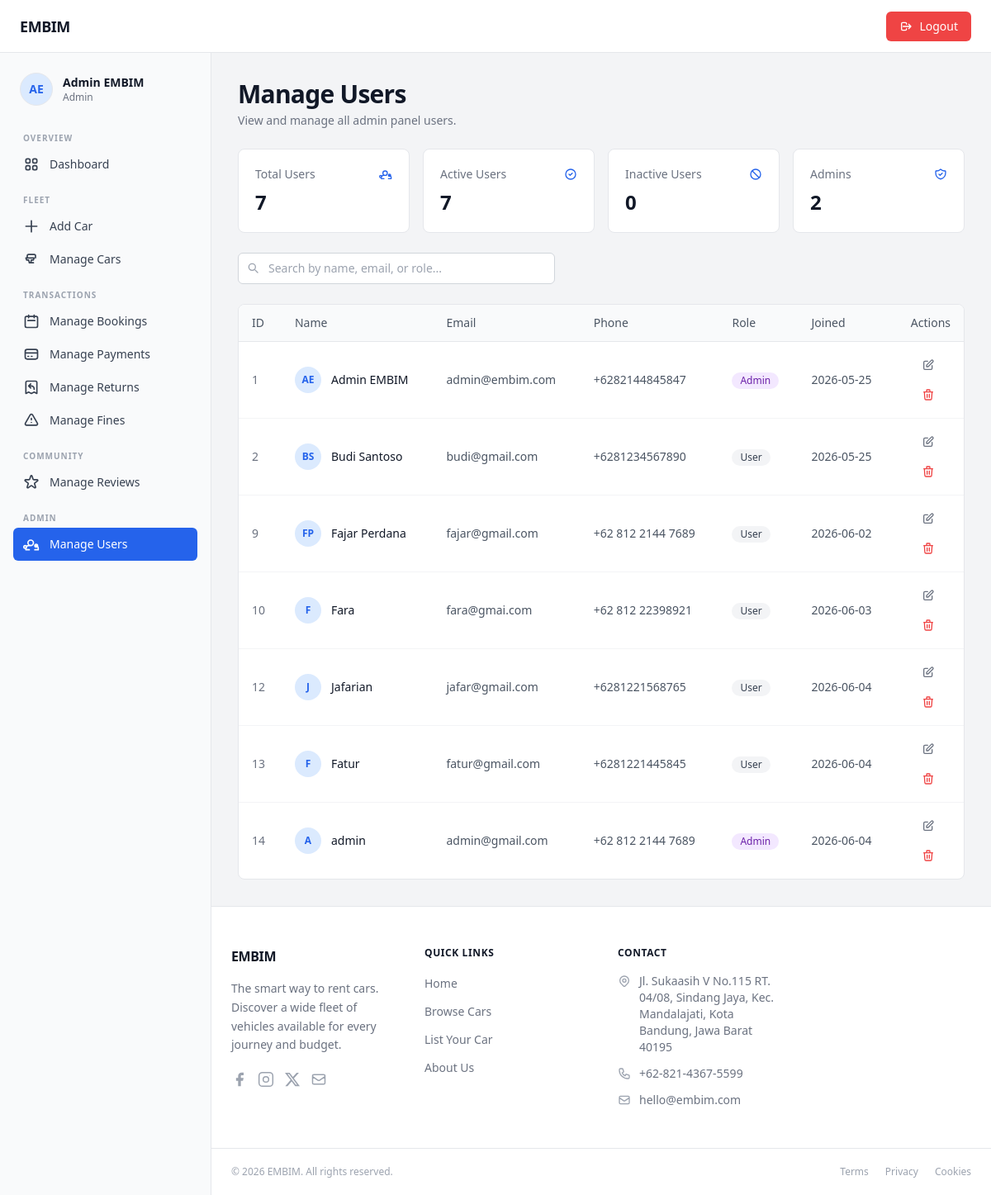
Screenshot of /admin/index.php?page=manage_users (signed in) with the database file from the repository.
### tables this page shows
CREATE TABLE `users` (
  `id` int(11) NOT NULL,
  `full_name` varchar(100) NOT NULL,
  `email` varchar(150) NOT NULL,
  `password` varchar(255) NOT NULL COMMENT 'bcrypt hash',
  `phone` varchar(20) DEFAULT NULL,
  `address` text DEFAULT NULL,
  `role` enum('admin','user') NOT NULL DEFAULT 'user',
  `photo_profile` varchar(100) DEFAULT NULL,
  `photo_ktp` varchar(100) DEFAULT NULL,
  `photo_sim` varchar(100) DEFAULT NULL,
  `created_at` datetime NOT NULL DEFAULT current_timestamp(),
  `updated_at` datetime NOT NULL DEFAULT current_timestamp() ON UPDATE current_timestamp()
);

### admin/controllers/UserController.php (called while the page is built, shortened)
<?php
require_once __DIR__ . '/../models/UserModel.php';
class UserController {
    private UserModel $model;
    private int $perPage = 10;
    public function __construct() { $this->model = new UserModel(); }
    public function manageUsers(): void {
        $all    = $this->model->getUsers();
        $stats  = $this->model->getStats($all);
        $search = trim($_GET['search'] ?? '');
        if ($search !== '') {
            $all = array_values(array_filter($all, fn($u) => stripos($u['full_name'],$search)!==false || stripos($u['email'],$search)!==false || stripos($u['role'],$search)!==false));
        } else {
            $all = array_values($all);
        }
        $total      = count($all);
        $totalPages = max(1, (int)ceil($total / $this->perPage));
        $currentPage = max(1, min($totalPages, (int)($_GET['p'] ?? 1)));
        $offset     = ($currentPage - 1) * $this->perPage;
        $users      = array_slice($all, $offset, $this->perPage);
        require_once __DIR__ . '/../views/manage_users.php';
    }
}

### admin/index.php (called while the page is built, shortened)
<?php
    require_once __DIR__ . '/config/database.php';
    require_once __DIR__ . '/controllers/UserController.php';
    $page = $_GET['page'] ?? 'dashboard';
    match ($page) {
        'add_car'               => (new DashboardController())->addCar(),
        'manage_cars'           => (new DashboardController())->manageCars(),
        'manage_bookings'       => (new AdminBookingController())->manageBookings(),
        'booking_detail'        => (new AdminBookingController())->bookingDetail(),
        'edit_booking'          => (new AdminBookingController())->editBooking(),
        'delete_booking'        => (new AdminBookingController())->deleteBooking(),
        'manage_users'          => (new UserController())->manageUsers(),
        'manage_payments'       => (new AdminPaymentController())->managePayments(),
        'payment_detail'        => (new AdminPaymentController())->paymentDetail(),
        'update_payment_status' => (new AdminPaymentController())->updateStatus(),
        'manage_returns'        => (new AdminReturnController())->manageReturns(),
        'add_return'            => (new AdminReturnController())->addReturn(),
        'return_detail'         => (new AdminReturnController())->returnDetail(),
        'edit_return'           => (new AdminReturnController())->editReturn(),
        'delete_return'         => (new AdminReturnController())->deleteReturn(),
        'manage_fines'          => (new AdminFineController())->manageFines(),
        'fine_detail'           => (new AdminFineController())->fineDetail(),
        'update_fine_status'    => (new AdminFineController())->updateFineStatus(),
        default                 => (new DashboardController())->dashboard(),
    };

### admin/config/database.php (called while the page is built, shortened)
<?php
function getPDO(): PDO {
    static $pdo = null;
    if ($pdo === null) {
        $dsn = sprintf('mysql:host=%s;dbname=%s;charset=%s', DB_HOST, DB_NAME, DB_CHARSET);
        $pdo = new PDO($dsn, DB_USER, DB_PASS, [
            PDO::ATTR_ERRMODE            => PDO::ERRMODE_EXCEPTION,
            PDO::ATTR_DEFAULT_FETCH_MODE => PDO::FETCH_ASSOC,
            PDO::ATTR_EMULATE_PREPARES   => false,
        ]);
    }
    return $pdo;
}

### admin/models/UserModel.php (called while the page is built)
<?php
require_once __DIR__ . '/../config/database.php';
class UserModel {
    public function getUsers(): array {
        return getPDO()->query("SELECT `id`, `full_name`, `email`, `phone`, `role`, `created_at`, `updated_at` FROM `users` ORDER BY `id` ASC")->fetchAll();
    }
    public function getStats(array $users): array {
        return [
            'total'    => count($users),
            'active'   => count($users),
            'inactive' => 0,
            'admins'   => count(array_filter($users, fn($u) => $u['role'] === 'admin')),
        ];
    }
}

### admin/views/manage_users.php (the view, shortened to what this page needs)
<?php require_once __DIR__ . '/partials/layout_top.php'; ?>
<div class="space-y-6">
  <div><h1 class="text-3xl font-bold tracking-tight text-gray-900">Manage Users</h1><p class="text-gray-500 text-sm mt-1">View and manage all admin panel users.</p></div>
  <div class="grid grid-cols-1 sm:grid-cols-2 lg:grid-cols-4 gap-4">
    <?php $ucards=[
      ['label'=>'Total Users',   'value'=>$stats['total'],   'icon'=>'<path stroke-linecap="round" stroke-linejoin="round" d="M17 20h5v-2a4 4 0 00-4-4h-1M9 20H4v-2a4 4 0 014-4h1m6-4a4 4 0 11-8 0 4 4 0 018 0zm6 4a2 2 0 11-4 0 2 2 0 014 0zM5 16a2 2 0 11-4 0 2 2 0 014 0z"/>'],
      ['label'=>'Active Users',  'value'=>$stats['active'],  'icon'=>'<path stroke-linecap="round" stroke-linejoin="round" d="M9 12l2 2 4-4m6 2a9 9 0 11-18 0 9 9 0 0118 0z"/>'],
      ['label'=>'Inactive Users','value'=>$stats['inactive'],'icon'=>'<path stroke-linecap="round" stroke-linejoin="round" d="M18.364 18.364A9 9 0 005.636 5.636m12.728 12.728A9 9 0 015.636 5.636m12.728 12.728L5.636 5.636"/>'],
      ['label'=>'Admins',        'value'=>$stats['admins'],  'icon'=>'<path stroke-linecap="round" stroke-linejoin="round" d="M9 12l2 2 4-4m5.618-4.016A11.955 11.955 0 0112 2.944a11.955 11.955 0 01-8.618 3.04A12.02 12.02 0 003 9c0 5.591 3.824 10.29 9 11.622 5.176-1.332 9-6.03 9-11.622 0-1.042-.133-2.052-.382-3.016z"/>'],
    ]; foreach($ucards as $uc): ?>
    <div class="bg-white border border-gray-200 rounded-lg p-5">
      <div class="flex items-center justify-between pb-2">
        <span class="text-sm font-medium text-gray-500"><?= $uc['label'] ?></span>
        <svg xmlns="http://www.w3.org/2000/svg" class="h-4 w-4 text-blue-600" fill="none" viewBox="0 0 24 24" stroke="currentColor" stroke-width="2"><?= $uc['icon'] ?></svg>
      </div>
      <div class="text-2xl font-bold text-gray-900"><?= $uc['value'] ?></div>
    </div>
    <?php endforeach; ?>
  </div>
  <form method="GET" action=""><input type="hidden" name="page" value="manage_users" />
    <div class="relative w-full max-w-sm">
      <svg xmlns="http://www.w3.org/2000/svg" class="absolute left-2.5 top-2.5 h-4 w-4 text-gray-400" fill="none" viewBox="0 0 24 24" stroke="currentColor" stroke-width="2"><path stroke-linecap="round" stroke-linejoin="round" d="M21 21l-4.35-4.35M17 11A6 6 0 1 1 5 11a6 6 0 0 1 12 0z"/></svg>
      <input type="search" name="search" value="<?= htmlspecialchars($_GET['search']??'') ?>" placeholder="Search by name, email, or role..." class="w-full border border-gray-300 rounded-md pl-9 pr-3 py-2 text-sm focus:outline-none focus:ring-2 focus:ring-blue-500 focus:border-blue-500" />
    </div>
  </form>
  <div class="border border-gray-200 rounded-lg bg-white overflow-hidden">
    <table class="w-full text-sm"><thead class="bg-gray-50 border-b border-gray-200"><tr>
      <th class="text-left px-4 py-3 font-medium text-gray-600">ID</th>
      <th class="text-left px-4 py-3 font-medium text-gray-600">Name</th>
      <th class="text-left px-4 py-3 font-medium text-gray-600">Email</th>
      <th class="text-left px-4 py-3 font-medium text-gray-600">Phone</th>
      <th class="text-left px-4 py-3 font-medium text-gray-600">Role</th>
      <th class="text-left px-4 py-3 font-medium text-gray-600">Joined</th>
      <th class="text-right px-4 py-3 font-medium text-gray-600">Actions</th>
    </tr></thead><tbody class="divide-y divide-gray-100">
      <?php if(empty($users)): ?><tr><td colspan="7" class="text-center py-10 text-gray-400">No users found.</td></tr>
      <?php else: foreach($users as $u):
        $rb = $u['role'] === 'admin' ? 'bg-purple-100 text-purple-800' : 'bg-gray-100 text-gray-700';
        $initials = strtoupper(substr($u['full_name'],0,1).substr(strrchr($u['full_name'],' '),1,1));
      ?>
      <tr class="hover:bg-gray-50">
        <td class="px-4 py-3 text-gray-500"><?= $u['id'] ?></td>
        <td class="px-4 py-3"><div class="flex items-center gap-3"><div class="h-8 w-8 rounded-full bg-blue-100 flex items-center justify-center shrink-0"><span class="text-blue-600 text-xs font-semibold"><?= $initials ?></span></div><span class="font-medium text-gray-900"><?= htmlspecialchars($u['full_name']) ?></span></div></td>
        <td class="px-4 py-3 text-gray-600"><?= htmlspecialchars($u['email']) ?></td>
        <td class="px-4 py-3 text-gray-600"><?= htmlspecialchars($u['phone'] ?? '-') ?></td>
        <td class="px-4 py-3"><span class="inline-flex items-center px-2.5 py-0.5 rounded-full text-xs font-medium <?= $rb ?>"><?= ucfirst($u['role']) ?></span></td>
        <td class="px-4 py-3 text-gray-600"><?= date('Y-m-d', strtotime($u['created_at'])) ?></td>
        <td class="px-4 py-3">
          <div class="flex flex-col items-center gap-1">
            <button title="Edit" class="inline-flex items-center justify-center h-8 w-8 rounded-md hover:bg-gray-100 text-gray-500"><svg xmlns="http://www.w3.org/2000/svg" class="h-4 w-4" fill="none" viewBox="0 0 24 24" stroke="currentColor" stroke-width="2"><path stroke-linecap="round" stroke-linejoin="round" d="M11 5H6a2 2 0 00-2 2v11a2 2 0 002 2h11a2 2 0 002-2v-5m-1.414-9.414a2 2 0 112.828 2.828L11.828 15H9v-2.828l8.586-8.586z"/></svg></button>
            <form method="POST" action="?page=manage_users" onsubmit="return confirm('Delete this user?')"><input type="hidden" name="action" value="delete"><input type="hidden" name="user_id" value="<?= $u['id'] ?>"><button type="submit" title="Delete" class="inline-flex items-center justify-center h-8 w-8 rounded-md hover:bg-red-50 text-red-500"><svg xmlns="http://www.w3.org/2000/svg" class="h-4 w-4" fill="none" viewBox="0 0 24 24" stroke="currentColor" stroke-width="2"><path stroke-linecap="round" stroke-linejoin="round" d="M19 7l-.867 12.142A2 2 0 0116.138 21H7.862a2 2 0 01-1.995-1.858L5 7m5 4v6m4-6v6m1-10V4a1 1 0 00-1-1h-4a1 1 0 00-1 1v3M4 7h16"/></svg></button></form>
          </div>
        </td>
      </tr>
      <?php endforeach; endif; ?>
    </tbody></table>
  </div>
</div>
<?php require_once __DIR__ . '/partials/layout_bottom.php'; ?>

### admin/style/style.css (style rules this page uses)
:root { --color-primary: #2563eb; --color-primary-hover: #1d4ed8; --color-primary-light: #eff6ff; --color-primary-ring: rgba(37,99,235,.35); --color-danger: #ef4444; --color-danger-hover: #dc2626; --color-danger-light: #fef2f2; --color-success: #22c55e; --color-success-light: #f0fdf4; --color-warning-light: #fefce8; --color-purple-light: #faf5ff; --color-border: #e5e7eb; --color-border-soft: #f3f4f6; --color-bg: #f3f4f6; --color-bg-white: #ffffff; --color-text: #111827; --color-text-muted: #6b7280; --color-text-subtle: #9ca3af; --radius-sm: 4px; --radius-md: 8px; --radius-lg: 12px; --radius-xl: 16px; --radius-2xl: 24px; --shadow-sm: 0 1px 2px rgba(0,0,0,.06); --shadow-md: 0 4px 16px rgba(0,0,0,.10); --shadow-lg: 0 8px 32px rgba(0,0,0,.14); --transition: 150ms ease; --sidebar-w: 256px; --topbar-h: 64px; }
*, *::before, *::after { box-sizing: border-box; }
html { height: 100%; }
body { margin: 0; font-family: ui-sans-serif, system-ui, -apple-system, "Segoe UI", Roboto, "Helvetica Neue", Arial, sans-serif; background-color: var(--color-bg); color: var(--color-text); -webkit-font-smoothing: antialiased; -moz-osx-font-smoothing: grayscale; }
button, input, select, textarea { font-family: inherit; }

### rows the page displays
users: id "1", full_name "AE", full_name "Admin EMBIM", email "admin@embim.com", phone "+6282144845847", role "Admin", created_at "2026-05-25"
users: id "2", full_name "BS", full_name "Budi Santoso", email "budi@gmail.com", phone "+6281234567890", role "User", created_at "2026-05-25"
users: id "9", full_name "FP", full_name "Fajar Perdana", email "fajar@gmail.com", phone "+62 812 2144 7689", role "User", created_at "2026-06-02"
users: id "10", full_name "F", full_name "Fara", email "fara@gmai.com", phone "+62 812 22398921", role "User", created_at "2026-06-03"
users: id "12", full_name "J", full_name "Jafarian", email "jafar@gmail.com", phone "+6281221568765", role "User", created_at "2026-06-04"
users: id "13", full_name "F", full_name "Fatur", email "fatur@gmail.com", phone "+6281221445845", role "User", created_at "2026-06-04"
users: id "14", full_name "A", full_name "admin", email "admin@gmail.com", phone "+62 812 2144 7689", role "Admin", created_at "2026-06-04"

### other values shown
$adminInitials "AE"
$adminName "Admin EMBIM"
$section['label'] "OVERVIEW"
$link['label'] "Dashboard"
$section['label'] "FLEET"
$link['label'] "Add Car"
$link['label'] "Manage Cars"
$section['label'] "TRANSACTIONS"
$link['label'] "Manage Bookings"
$link['label'] "Manage Payments"
$link['label'] "Manage Returns"
$link['label'] "Manage Fines"
$section['label'] "COMMUNITY"
$link['label'] "Manage Reviews"
$section['label'] "ADMIN"
